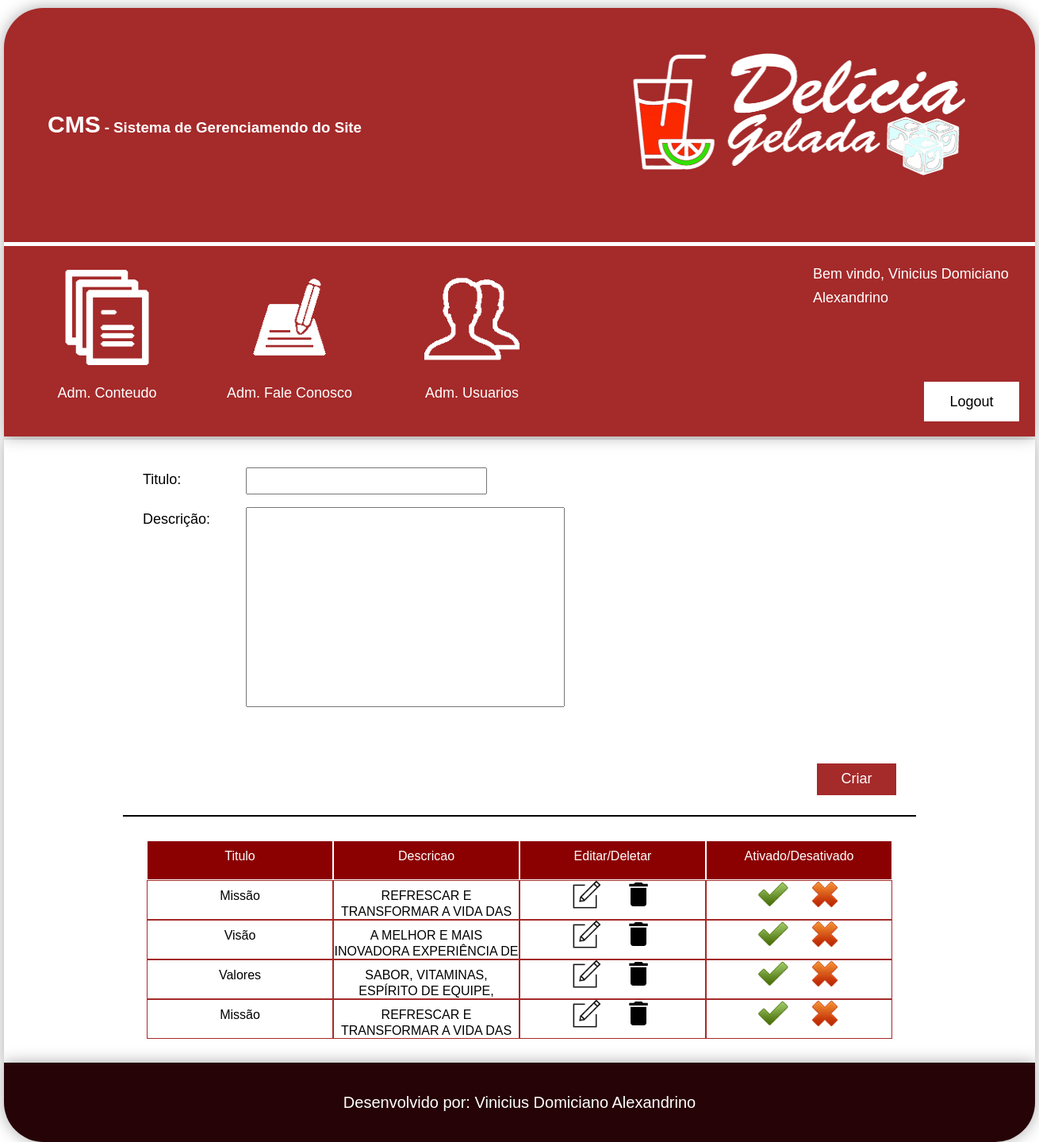
/cms/cms_mi_vi_va.php (signed in), run on an earlier commit of the app's database.
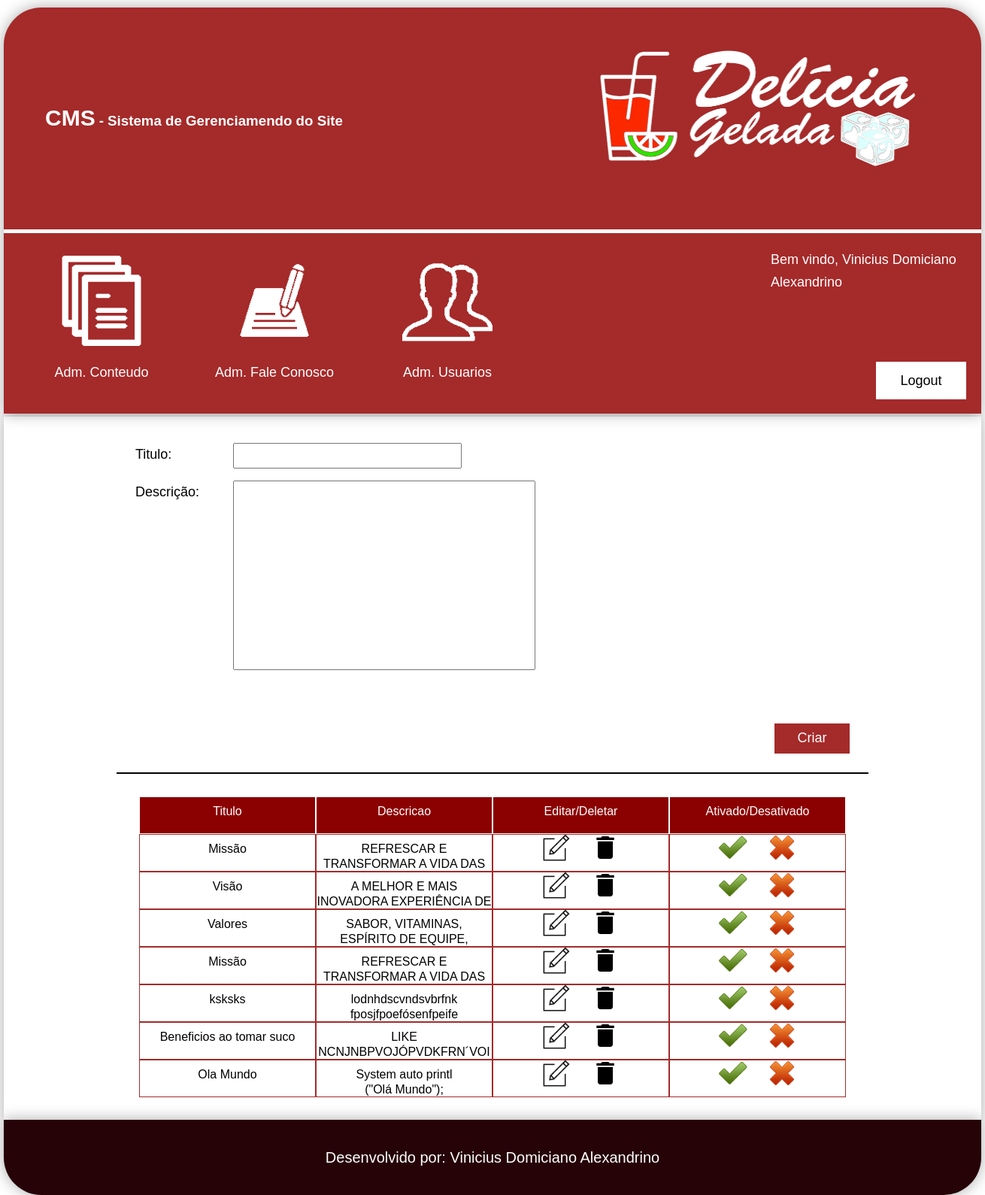
And on a later commit of the database.
### tables this page shows
CREATE TABLE `tblmissao_visao_valores` (
  `codigo` int(11) NOT NULL AUTO_INCREMENT,
  `titulo` varchar(100) NOT NULL,
  `descricao` varchar(250) NOT NULL,
  `status` tinyint(4) NOT NULL,
  PRIMARY KEY (`codigo`)
);

### cms/cms_mi_vi_va.php (the view, shortened to what this page needs)
<?php
    $btnName = (string) "Criar";
    $titulo = (string) "";
    $texto = (string) "";
?>
<!DOCTYPE html>
<html lang="pt-br">
    <head>
        <link rel="stylesheet" type="text/css" href="css/style.css">
        <link rel="stylesheet" type="text/css" href="css/estilizacoes.css">
    </head>
    <body>
        <?php
            require_once("modulos/cabecalho.php");
        ?>
        <div class="conteudo center shadow">
            <section class="section center">
                <div class="adicionar">
                    <form name="frmMvv" method="post" action="bd/salvar_mvv.php">
                        <div class="caixa_preencher">
                            <p>Titulo:</p>
                            <input maxlength="50" type="text" name="txtTitulo" value="<?=$titulo?>" class="txt_preencher" required/>
                        </div>
                        <div class="caixa_preencher">
                            <p>Descrição:</p>
                            <textarea name="txtDescricao" maxlength="100" required><?=$texto?></textarea>
                        </div>
                        <div class="botoes">
                            <input class="btn_adm_user" name="btnSalvar" type="submit" value="<?=$btnName?>">
                        </div>
                    </form>
                </div>
                <div class="visualizar_crud">
                    <div class="linha_visualizar_crud_header">
                        <div class="header_visualizar_crud">Titulo</div>
                        <div class="header_visualizar_crud">Descricao</div>
                        <div class="header_visualizar_crud">Editar/Deletar</div>
                        <div class="header_visualizar_crud">Ativado/Desativado</div>
                    </div>
                    <?php
                        $sql = "select * from tblmissao_visao_valores";
                        $select = mysqli_query($conexao, $sql);
                        while($rsMvv = mysqli_fetch_array($select)){
                    ?>
                    <div class="linha_visualizar_crud">
                        <div class="coluna_visualizar_crud"><?=$rsMvv['titulo']?></div>
                        <div class="coluna_visualizar_crud crud_text"><?=$rsMvv['descricao']?></div>
                        <div class="coluna_visualizar_crud">
                           <a href="cms_mi_vi_va.php?modo=Editar&codigo=<?=$rsMvv['codigo']?>">
                                <img src="icons/edit.png" alt="">
                           </a>
                            <a href="bd/deletar_mvv.php?modo=deletar&codigo=<?=$rsMvv['codigo']?>">
                                <img src="icons/delete.png" alt="">
                            </a>
                        </div>
                        <div class="coluna_visualizar_crud">
                            <a href="bd/status_mvv.php?modo=ativar&codigo=<?=$rsMvv['codigo']?>">
                                <img src="icons/true.png" alt="">
                            </a>
                            <a href="bd/status_mvv.php?modo=desativar&codigo=<?=$rsMvv['codigo']?>">
                                <img src="icons/false.png" alt="">
                            </a>
                        </div>
                    </div>
                    <?php
                        }
                    ?>
                </div>
            </section>
        </div>
        <?php
            require_once("modulos/rodape.php");
        ?>
    </body>
</html>

What changed in the data, as far as the page shows it:
added tblmissao_visao_valores: titulo "ksksks", descricao "lodnhdscvndsvbrfnk fposjfpoefósenfpeife…"
added tblmissao_visao_valores: titulo "Beneficios ao tomar suco", descricao "LIKE NCNJNBPVOJÓPVDKFRN´VOI…"
added tblmissao_visao_valores: titulo "Ola Mundo", descricao "System auto printl (\"Olá Mundo\");"
